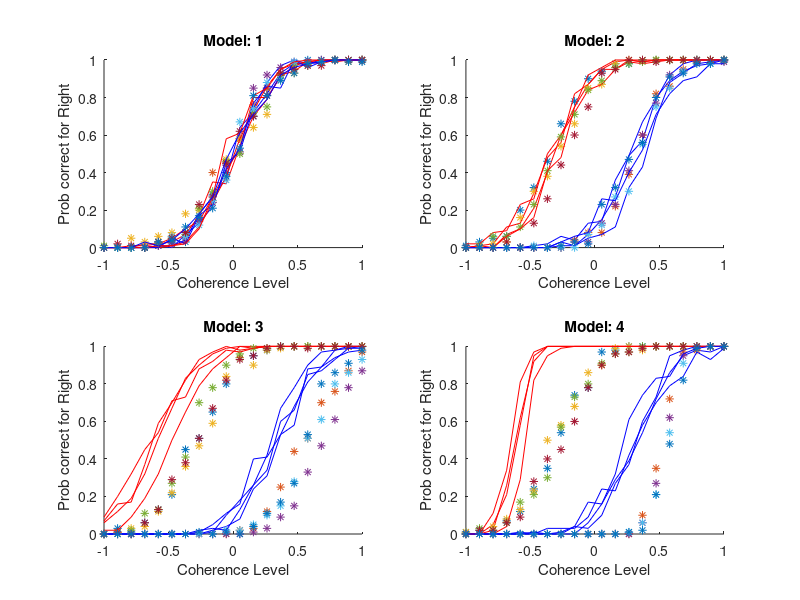

The MATLAB script that drew this image: (Note: this script raises an error after producing the figure.)
clear; close all; clc;

%% Initialization and Data Generation:
% Sets coherence levels, number of trials, subjects, and initializes the psychometric function generator.
% Generates simulated data for each model with varying Point of Subjective Equality (PSE) and slope values.
cohLevs = linspace(-1, 1, 20);
Ncoh = length(cohLevs);
ntrials = 1e2;
nsubs = 4;
eps = 1e-6; % A small value to avoid float-point errors

psyfuncGenerator = @(x, p) (0.5*0)+(1-0).*normcdf(x, p(1), p(2));
PSEs = [0 0 0 0;
    -0.3 -0.3 0.3 0.3;
    -0.6 -0.3 0.3 0.6;
    -0.6 -0.3 0.3 0.6];

slp = 4;
slopes = [slp slp slp slp;
          slp slp slp slp;
          slp slp slp slp;
          slp*2.5 slp slp slp*2.5];

data = zeros(size(PSEs, 1), size(PSEs, 2), Ncoh, nsubs, ntrials);
color_vect = ["r*", "b*", "k*", "m*"];
legnames = {'Adapt L: Attend yes', ...
            'Adapt L: Attend no', ...
            'Adapt R: Attend yes', ...
            'Adapt R: Attend no'};

figure();
for sub = 1:nsubs
    for modelN =  1:size(PSEs, 1)
        subplot(2, 2, modelN)
        hold on;
        for ttype = 1:size(PSEs, 2)
            this_PSE = PSEs(modelN, ttype) + randn(1, 1)*PSEs(modelN, ttype)/10;
            this_slope = slopes(modelN, ttype) + randn(1, 1)*slopes(modelN, ttype)/10;
            this_psyfunc = psyfuncGenerator(cohLevs, [this_PSE, 1/this_slope]);
            this_data = rand(Ncoh, ntrials) < repmat(this_psyfunc', 1, ntrials);
            data(modelN, ttype, :, sub, :) = this_data;
            plot(cohLevs, squeeze(mean(this_data, 2)), color_vect(ttype));
        end
        xlabel('Coherence Level')
        ylabel('Prob correct for Right')
        title(['Model: ' num2str(modelN)])
    end
end

%%
% Initializes variables for sign, attention, and slope change, needed for different model conditions.
sign_mu = [-1 -1 1 1];
attn_mu = [-1 0 0 1];
sig_change = [1 0 0 1];
% Defines the negative log-likelihood function that will be minimized.
nLogL = @(NR, NT, p) -sum(NR.*log(psyfuncGenerator(cohLevs, [p(1) p(2)])+eps) + ...
                         (NT-NR).*log(1-psyfuncGenerator(cohLevs, [p(1) p(2)])+eps));
        
NLLs = zeros(nsubs, size(PSEs, 2), size(PSEs, 2)); % Shape is (subjects * model_groudtruth * model_estim)

% Loops over subjects and models, fitting each model to the data and calculating the negative log-likelihood for each fit.
% For each model, uses fmincon to minimize the negative log-likelihood and find the best-fitting parameters.
res = 1e2;
MEs = NaN(nsubs, size(PSEs, 2), size(PSEs, 2));
lb_M1 = 0.01; ub_M1 = 1;
init_M1 = rand*(ub_M1-lb_M1) + lb_M1;
sig1_range = linspace(lb_M1, ub_M1, res);
prior_M1 = 1./(1:length(sig1_range));
D1 = NaN(nsubs, size(PSEs, 2), res);

lb_M2 = [0.01 0.01]; ub_M2 = [1 1];
init_M2 = rand*(ub_M2-lb_M2) + lb_M2;
mu2_range = linspace(lb_M2(1), ub_M2(1), res);
sig2_range = linspace(lb_M2(2), ub_M2(2), res)';
flat_prior = 1/length(mu2_range)*ones(1,length(mu2_range));
M2_jointprior = (1./sig2_range) .* flat_prior;
M2_jointprior = M2_jointprior';
M2_jointpriornorm = M2_jointprior/sum(M2_jointprior, 'all', 'omitnan');
% figure
% set(gcf,'position',[10,10,1000,400])
% %subplot(1,2,1)
% imagesc(sig2_range, flat_prior, M2_jointpriornorm)
% box off
% title('Model Two Prior')
% xlabel('\sigma')
% ylabel('\mu')
% colorbar
[MU2,SIGMA2]= meshgrid(mu2_range,sig2_range);
D2 = NaN(nsubs, size(PSEs, 2), res);

lb_M3 = [0.01 0.01 0.01]; ub_M3 = [1 1 1];
init_M3 = rand*(ub_M3-lb_M3) + lb_M3;
mu3_1_range = linspace(lb_M3(1), ub_M3(1), res);
mu3_2_range = linspace(lb_M3(2), ub_M3(2), res);
sig3_range = linspace(lb_M3(3), ub_M3(3), res);
D3 = NaN(nsubs, size(PSEs, 2), res, res, res);

lb_M4 = [0.01 0.01 0.01 0.01]; ub_M4 = [1 1 1 1];
init_M4 = rand*(ub_M4-lb_M4) + lb_M4;
mu4_1_range = linspace(lb_M4(1), ub_M4(1), res);
mu4_2_range = linspace(lb_M4(2), ub_M4(2), res);
sig4_1_range = linspace(lb_M4(3), ub_M4(3), res);
sig4_2_range = linspace(lb_M4(4), ub_M4(4), res);
D4 = NaN(nsubs, size(PSEs, 2), res, res, res, res);

options = optimoptions(@fmincon, 'MaxIterations', 1e5, 'Display', 'off');
mfit_curves = NaN(nsubs, size(PSEs, 2), size(PSEs, 2), len(cohLevs));

for sub = 1:nsubs
    for modelN =  1:size(PSEs, 2)
        nR = squeeze(sum(data(modelN, :, :, sub, :), 5));
        
        M1_nlogNL = @(p) sum(arrayfun(@(idx) nLogL(nR(idx, :), ntrials, [0 p]), 1:4));
%         parfor ii = 1:res
%             D1(sub, modelN, ii) = M1_nlogNL(sig1_range(ii));
%         end
        idx1 = find(D1(sub, modelN, :) == min(D1(sub, modelN, :)));
        bestNLL1 = D1(sub, modelN, idx1);
        interim1 = -D1(sub, modelN, :) + log(prior_M1);
        c1 = max(interim1(:));
        normalized_interim1 = interim1 - c1;
        c1_norm = max(normalized_interim1(:));
        MEs(sub, modelN, 1) = sum(exp(normalized_interim1(:)))*exp(c1_norm);
        [estP_M1, NLLs(sub, modelN, 1)] = fmincon(M1_nlogNL, init_M1, [], [], [], [], lb_M1, ub_M1, [], options);
        for ii = 1:4
            mfit_curves(sub, modelN, ii, :) = psyfuncGenerator(cohLevs, [0 estP_M1]);
        end
        
        M2_nlogNL = @(p) sum(arrayfun(@(idx) nLogL(nR(idx, :), ntrials, [p(1)*sign_mu(idx) p(2)]), 1:4));
%         parfor ii = 1:res
%             D2(sub, modelN, ii) = M2_nlogNL([mu2_range(ii), sig2_range(ii)]);
%         end
        idx2 = find(D2(sub, modelN, :) == min(D2(sub, modelN, :)));
        bestNLL2 = D2(sub, modelN, idx2);
        interim2 = -D2(sub, modelN, :) + log(M2_jointpriornorm);
        c2 = max(interim2(:));
        normalized_interim2 = interim2 - c2;
        c2_norm = max(normalized_interim2(:));
        MEs(sub, modelN, 2) = sum(exp(normalized_interim2(:)))*exp(c2_norm);
        [estP_M2, NLLs(sub, modelN, 2)] = fmincon(M2_nlogNL, init_M2, [], [], [], [], lb_M2, ub_M2, [], options);
        for ii = 1:4
            mfit_curves(sub, modelN, ii, :) = psyfuncGenerator(cohLevs, [0 estP_M1]);
        end
        
        M3_nlogNL = @(p) sum(arrayfun(@(idx) nLogL(nR(idx, :), ntrials, [p(1)*sign_mu(idx)+p(2)*attn_mu(idx), p(3)]), 1:4));
%         parfor ii = 1:res
%             for jj = 1:res
%                 for kk = 1:res
%                     D3(sub, modelN, ii, jj, kk) = M3_nlogNL([mu3_1_range(ii), mu3_2_range(jj), sig3_range(kk)]);
%                 end
%             end
%         end
        [estP_M3, NLLs(sub, modelN, 3)] = fmincon(M3_nlogNL, init_M3, [], [], [], [], lb_M3, ub_M3, [], options);
        
        M4_nlogNL = @(p) sum(arrayfun(@(idx) nLogL(nR(idx, :), ntrials, [p(1)*sign_mu(idx)+p(2)*attn_mu(idx), p(3)+p(4)*sig_change(idx)]), 1:4));
        [estP_M4, NLLs(sub, modelN, 4)] = fmincon(M4_nlogNL, init_M4, [], [], [], [], lb_M4, ub_M4, [], options);
    end
end

figure();
for ii = 1:4
    subplot(4, 4, 4*(ii-1)+1); hold on;
    for ttype = 1:size(PSEs, 2)
        this_data = data(modelN, ttype, :, sub, :);
        plot(cohLevs, squeeze(mean(this_data, 2)), color_vect(ttype));%, 'DisplayName', legnames{ttype})
    end
    subplot(4, 4, 4*(ii-1)+2); hold on;
    for ttype = 1:size(PSEs, 2)
        this_data = data(modelN, ttype, :, sub, :);
        plot(cohLevs, squeeze(mean(this_data, 2)), color_vect(ttype));%, 'DisplayName', legnames{ttype})
    end
    subplot(4, 4, 4*(ii-1)+3); hold on;
    for ttype = 1:size(PSEs, 2)
        this_data = data(modelN, ttype, :, sub, :);
        plot(cohLevs, squeeze(mean(this_data, 2)), color_vect(ttype));%, 'DisplayName', legnames{ttype})
    end
    subplot(4, 4, 4*(ii-1)+4); hold on;
    for ttype = 1:size(PSEs, 2)
        this_data = data(modelN, ttype, :, sub, :);
        plot(cohLevs, squeeze(mean(this_data, 2)), color_vect(ttype));%, 'DisplayName', legnames{ttype})
    end
end


%% Calculating AIC and BIC:
% AIC and BIC for each model and subject, which helps in model comparison. Lower AIC/BIC values indicate a better model fit considering the complexity.
k = 1; n = 4 * ntrials;
% Shape is (subjects * model_groudtruth * model_estim)
AICc = 2*k + 2*NLLs;
BICc = k*log(n) + 2*NLLs;
BF_estim = NaN(size(BICc));
for ss = 1:nsubs
    for ii = 1:4
        this_min = min(BICc(ss, ii, :));
        BF_estim(ss, ii, :) = exp(-0.5.*(BICc(ss, ii, :)-this_min));
    end
end

NLL_mean = squeeze(mean(NLLs, 1));
AIC_mean = squeeze(mean(AICc, 1));
BIC_mean = squeeze(mean(BICc, 1));
BF_median = squeeze(median(BF_estim, 1));

% Plotting the log of NLL, AIC, and BIC across different models for each data set. This visual representation aids in comparing how well each model fits the data.
figure();
for ii = 1:4
    subplot(4, 4, 4*(ii-1)+1)
    plot([1 2 3 4], squeeze(NLLs(:, ii, :))', 'o'); hold on;
    plot([1 2 3 4], NLL_mean(ii, :)', 'ks--', 'LineWidth', 1.5)
    xlim([0.5 4.5])
    xticks([1 2 3 4])
    xticklabels({'M1', 'M2', 'M3', 'M4'})
    xlabel('Model')
    ylabel('NLL')
    title(['Data generated using Model ' num2str(ii)])
    
    subplot(4, 4, 4*(ii-1)+2)
    plot([1 2 3 4], squeeze(AICc(:, ii, :))', 'o'); hold on;
    plot([1 2 3 4], AIC_mean(ii, :)', 'ks--', 'LineWidth', 1.5)
    xlim([0.5 4.5])
    xticks([1 2 3 4])
    xticklabels({'M1', 'M2', 'M3', 'M4'})
    xlabel('Model')
    ylabel('AIC')
    title(['Data generated using Model ' num2str(ii)])
    
    subplot(4, 4, 4*(ii-1)+3)
    plot([1 2 3 4], squeeze(BICc(:, ii, :))', 'o'); hold on;
    plot([1 2 3 4], BIC_mean(ii, :)', 'ks--', 'LineWidth', 1.5)
    xlim([0.5 4.5])
    xticks([1 2 3 4])
    xticklabels({'M1', 'M2', 'M3', 'M4'})
    xlabel('Model')
    ylabel('BIC')
    title(['Data generated using Model ' num2str(ii)])

    subplot(4, 4, 4*(ii-1)+4)
    plot([1 2 3 4], squeeze(BF_estim(:, ii, :))', 'o'); hold on;
    plot([1 2 3 4], BF_median(ii, :)', 'ks--', 'LineWidth', 1.5)
    xlim([0.5 4.5])
    xticks([1 2 3 4])
    xticklabels({'M1', 'M2', 'M3', 'M4'})
    xlabel('Model')
    ylabel('BF estim')
    title(['Data generated using Model ' num2str(ii)])
end


